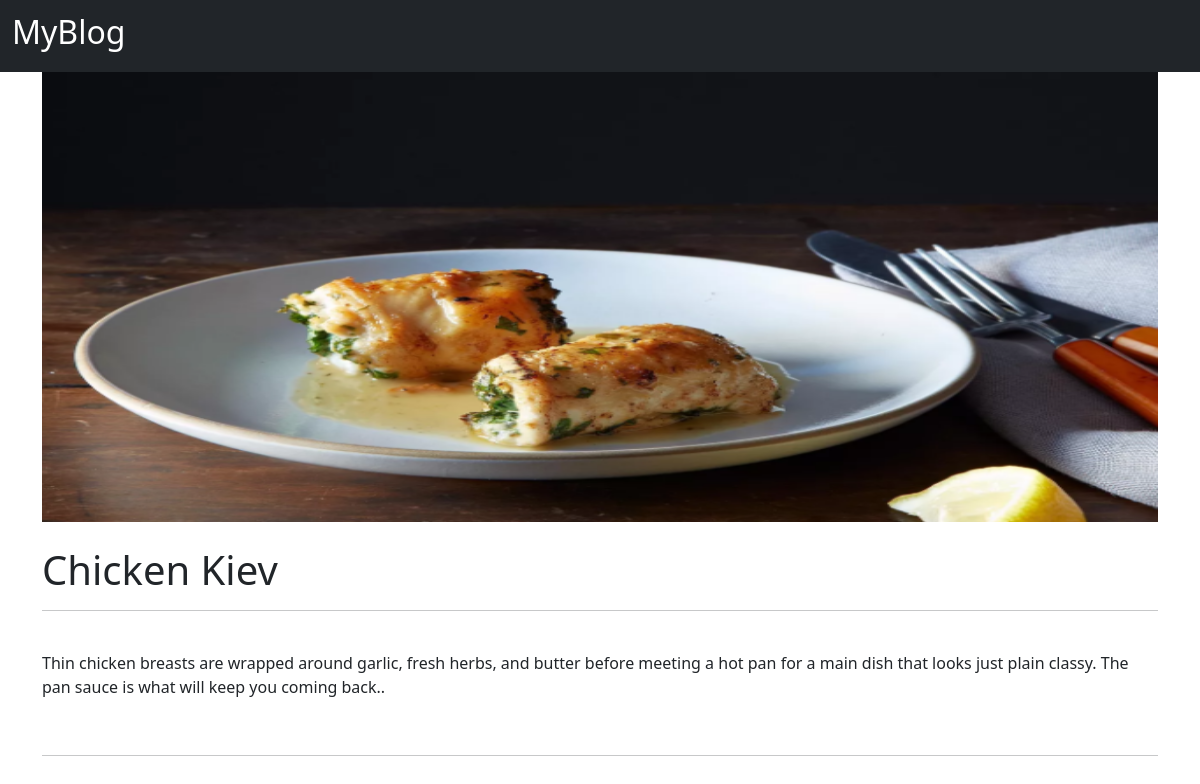
Screenshot of /blogpost/5 with the database file from the repository.
### blogapp/models.py (models this page shows, shortened)
class Post(models.Model):
    post_id=models.AutoField(primary_key=True)
    title=models.CharField(max_length=200)
    body=models.CharField(max_length=2000)
    image=models.ImageField(upload_to='posts/',default="")

### blogapp/views.py (the view)
# urls.py: path('blogpost/<int:id>',views.blogpost)
def blogpost(request,id):
    return render(request,'blogapp/blogpost.html',{'post':Post.objects.filter(post_id=id)})

### templates/blogapp/blogpost.html (shortened to what this page needs)
<!DOCTYPE html>
<html lang="en">
<head>
    <link href="https://cdn.jsdelivr.net/npm/bootstrap@5.0.0-beta3/dist/css/bootstrap.min.css" rel="stylesheet">
</head>
<body>
<nav class="navbar navbar-dark bg-dark">
  <div class="container-fluid">
    <a class="navbar-brand" href='/' >
      <h2>MyBlog</h2>
    </a>
  </div>
</nav>
<div class="container  " >
    <article class="blog-post">
        <img src='/media/{{ post.0.image }}'width='100%' height="450px"><br>
        <h1 class="blog-post-title pt-4">{{post.0.title}}</h1>
        <hr><br>
        <p>{{post.0.body}}.</p>
        <br><hr><br>
    </article>
</div>
</body>
</html>

### rows the page displays
Post: image (picture), title "Chicken Kiev", body "Thin chicken breasts are wrapped around garlic, fresh herbs, and butter before meeting a hot pan for a main dish that looks just plain classy. The pan sauce is what will keep you coming back."
